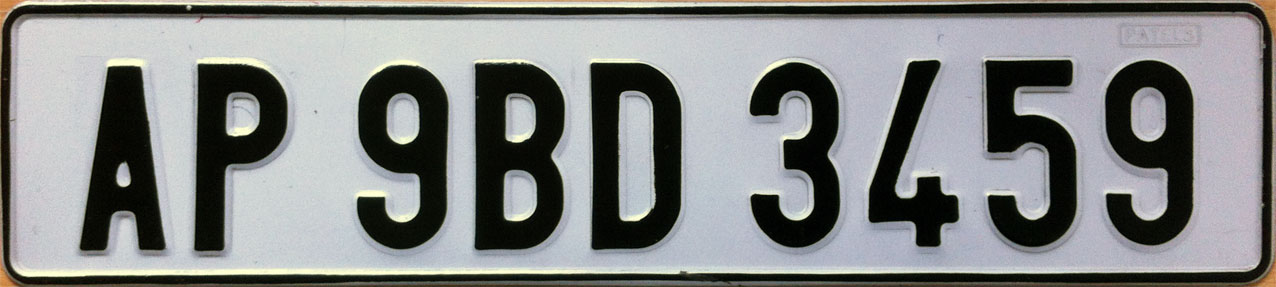
#> input picture lp.jpg, 1276 x 287 px, given in place of the camera
$ python visualSaliency.py
#> lines starting #> are read from the running program, lines starting #| are printed output that depends on the picture
import cv2
import numpy

def vs(u):
    u1 = cv2.cvtColor(u,cv2.COLOR_BGR2GRAY)
#> u is the input picture: shape (287, 1276, 3); mean B, G, R 133.4, 133.6, 131.8
    for i in range(0,8):
        u2 = cv2.pyrDown(u1,(5,5))
    for i in range(0,8):
        u1 = cv2.pyrUp(u2,(5,5))
#> this loop made 8 passes
#> pass 1, in vs, `u1 = cv2.pyrUp(u2,(5,5))`:
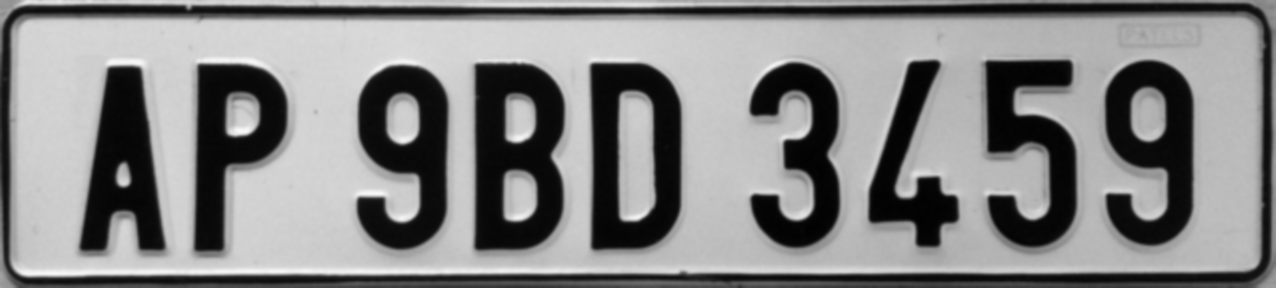
#> u1: shape (288, 1276); min 1, max 248, mean 132.9
    u1=cv2.resize(u1,(1000,700))
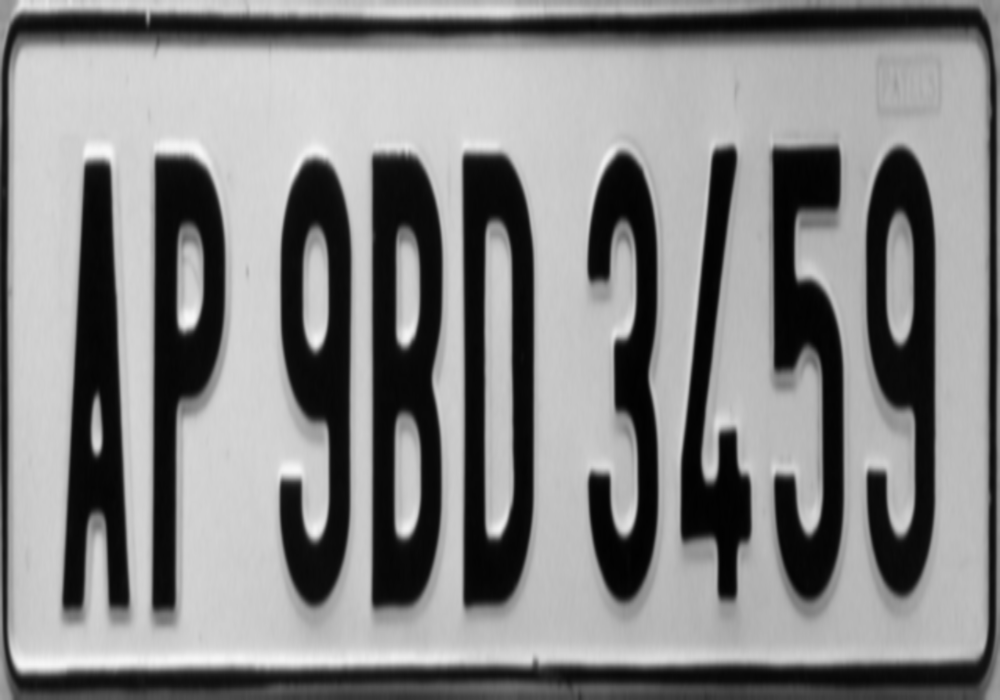
#> u1: shape (700, 1000); min 1, max 248, mean 132.8
    u2=cv2.resize(u2,(1000,700))
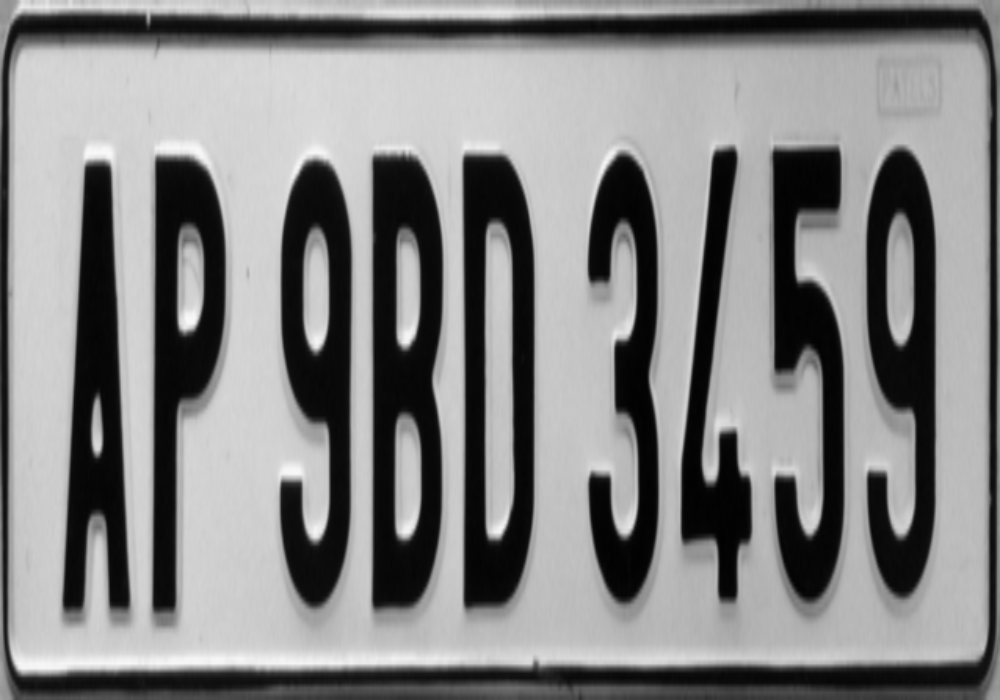
#> u2: shape (700, 1000); min 1, max 249, mean 132.9
    n1 = u1/u2
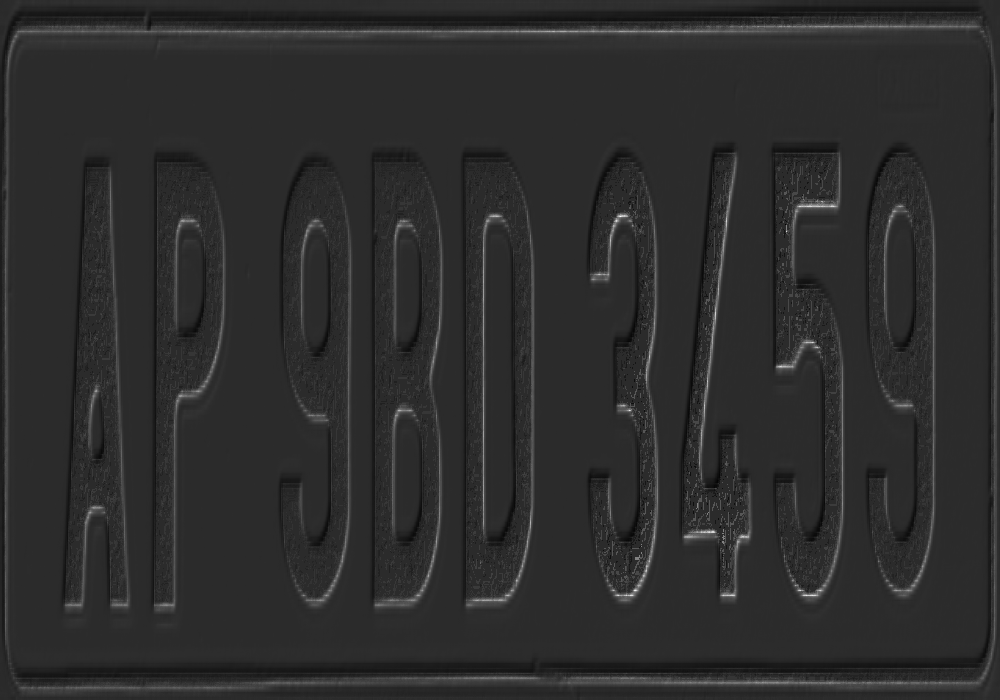
#> n1: shape (700, 1000) float64; min 0.5, max 3.43, mean 1.02; drawn with min black and max white
    d1 = u2/u1
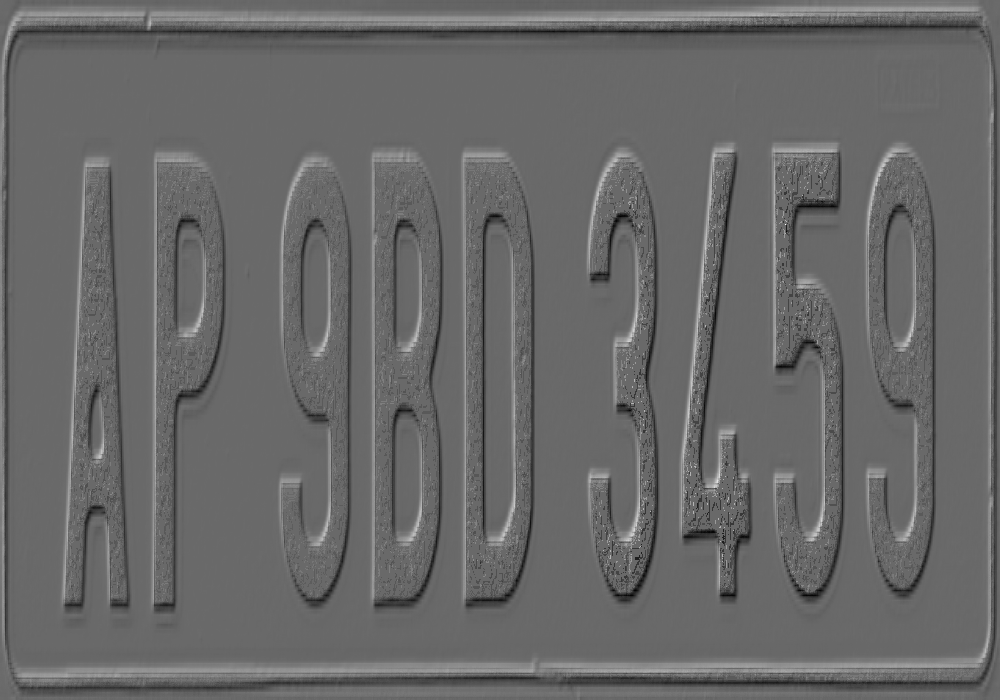
#> d1: shape (700, 1000) float64; min 0.292, max 2, mean 0.993; drawn with min black and max white
    sol = numpy.minimum(n1,d1)
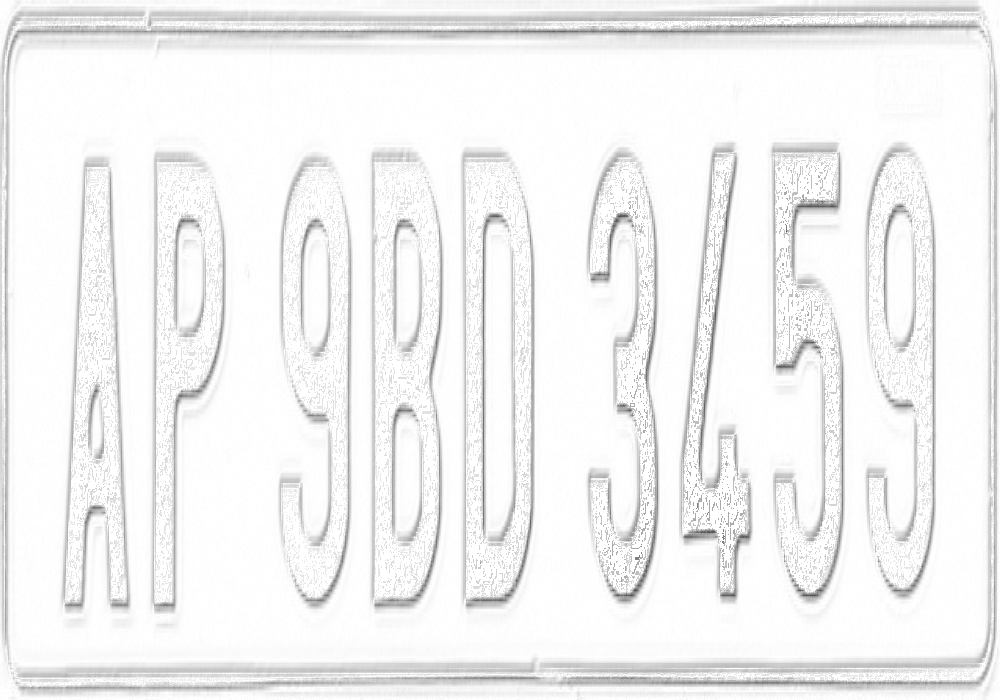
#> sol: shape (700, 1000) float64; min 0.292, max 1, mean 0.952
    sol*=200
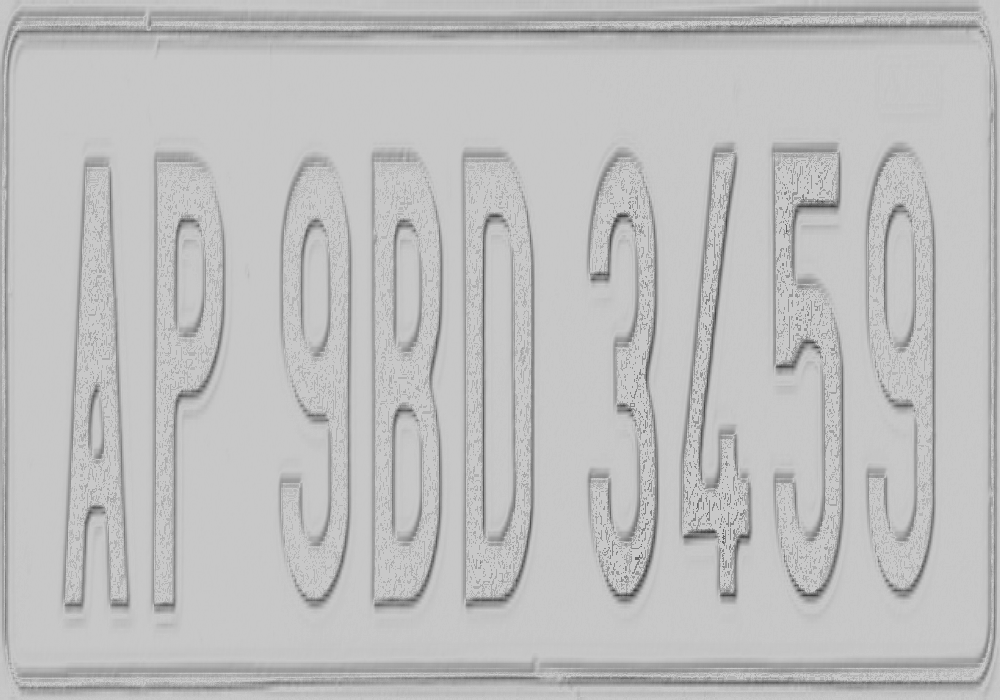
#> sol: shape (700, 1000) float64; min 58.33, max 200, mean 190.3
    return sol

cap = cv2.VideoCapture(0)

while True:
    output = vs(cap.read()[1])
    cv2.imshow("Output",output)
    k = cv2.waitKey(20)
#> (key Esc is pressed here)
    if k&0xff is 27:
        cv2.destroyAllWindows()
        cap.release()
        break
    elif k&0xff is 112 :
        cv2.imwrite("OutputVisual_saliency.jpg",output)
